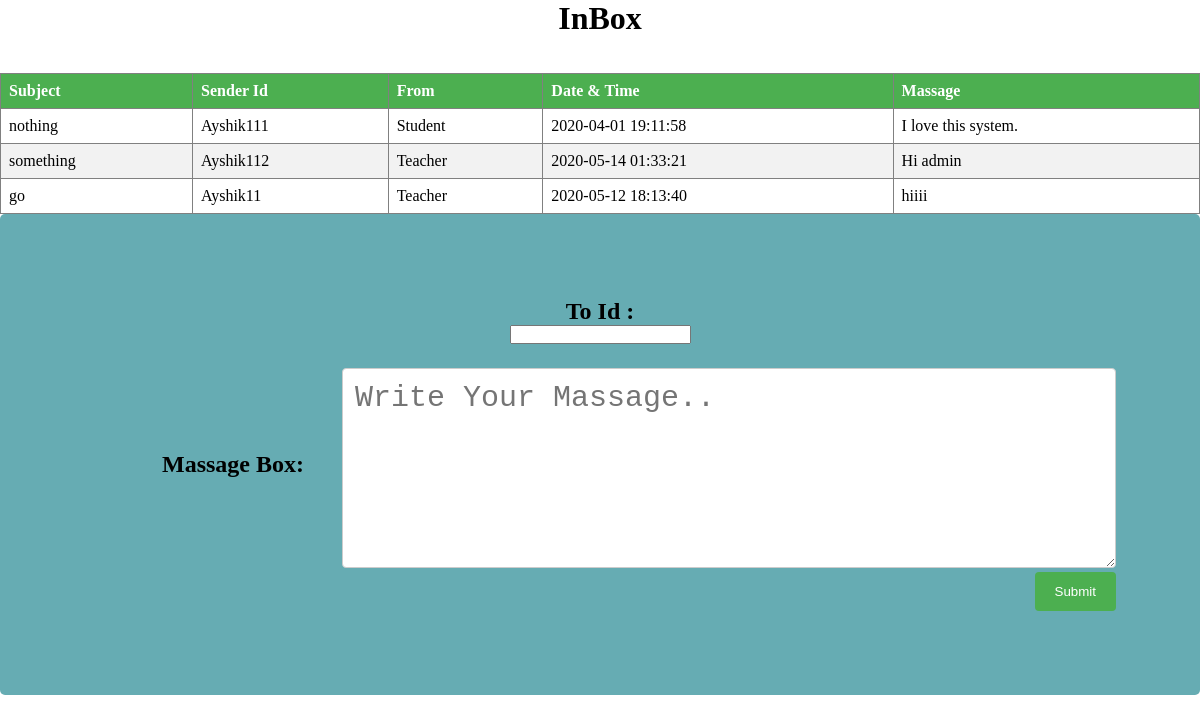
The page /views/Adash/views/Chatbox.php on the database its author committed.
### tables this page shows
CREATE TABLE `ainbox` (
  `Sl` int(100) NOT NULL,
  `Type` varchar(100) NOT NULL,
  `SenderId` varchar(100) NOT NULL,
  `Subject` varchar(200) NOT NULL,
  `Message` varchar(300) NOT NULL,
  `Date&Time` timestamp NOT NULL DEFAULT CURRENT_TIMESTAMP
);

### views/Adash/models/db_connect.php (called while the page is built, shortened)
<?php
	 $serverName="localhost";
	 $userName="root";
	 $password="";
	 $dbName="tm";
	function get($query)
	{
        $data=array();
		global $serverName,$userName,$password,$dbName;
		$conn = mysqli_connect( $serverName, $userName, $password, $dbName);
        $result=mysqli_query($conn,$query);
        if(mysqli_num_rows($result) > 0)
        {
            while($row = mysqli_fetch_assoc($result))
            {
                $entity=array();
                foreach($row as $k=>$v)
                {
                    $entity[$k] = $row[$k];
                }
                $data[] = $entity;
            }
        }
		return $data;
	}
?>

### views/Adash/controler/acont.php (called while the page is built, shortened)
<?php
  require_once '../models/db_connect.php';
	function getainbox()
	{
		$query ="SELECT * FROM ainbox";
		$products = get($query);
		return $products;
	}
?>

### views/Adash/views/Chatbox.php (the view, shortened to what this page needs)
<?php
	require '../controler/acont.php';
	$products = getainbox();
?>
<!DOCTYPE html>
<html>
<head>
</head>
<body>
<center><h1>InBox</h1><br><br></center>
<form  method="post" action="../controler/acont.php" enctype="multipart/form-data">
  <table id="table" border="1">
    <thead>
<th>Subject</th>
        <th>Sender Id</th>
      <th>From</th>
      <th>Date & Time</th>
      <th>Massage</th>
    </thead>
    <tbody>
      <?php
        foreach($products as $product)
        {
          echo "<tr>";
echo "<td>".$product["Subject"]."</td>";
              echo "<td>".$product["SenderId"]."</td>";
            echo "<td>".$product["Type"]."</td>";
              echo "<td>".$product["Date&Time"]."</td>";
            echo "<td>".$product["Message"]."</td>";
          echo "</tr>";
        }
      ?>
    </tbody>
  </table>
	 <div class="container">
	<center><h2>To Id :</h2><input type="text" name="fnamee" id="fname" required ><br><br></center>
		 <div class="row">
			 <div class="col-25">
				<h2> <label for="subject">Massage Box:</label><h2>
			 </div>
			 <div class="col-75">
				 <textarea id="subject" name="subject" placeholder="Write Your Massage.."  style="height:200px; font-size:30px;" required></textarea>
			 </div>
		 </div>
		 <div class="row">
			 <input type="submit" name="inserttext" value="Submit">
		 </div>
	 </div>
  </form>
</body>
</html>

### views/Adash/views/Chatbox.php (style rules this page uses)
table { border-collapse: collapse; width: 100%; }
th, td { text-align: left; padding: 8px; }
tr:nth-child(even) { background-color: #f2f2f2 }
th { background-color: #4CAF50; color: white; }
table tr:not(:first-child) { cursor: pointer;transition: all .25s ease-in-out; }
* { margin: 0; padding: 0; }
* { box-sizing: border-box; }
col-75.input[type=text], select, textarea { width: 100%; padding: 12px; border: 1px solid #ccc; border-radius: 4px; resize: vertical; }
label { padding: 83px 12px 21px 78px; display: inline-block; }
input[type=submit] { background-color: #4CAF50; color: white; padding: 12px 20px; border: none; border-radius: 4px; cursor: pointer; float: right; position:center; }
.container { border-radius: 5px; background: #66acb3; padding: 84px; }
.col-25 { float: left; width: 25%; margin-top: 6px; }
.col-75 { float: left; width: 75%; margin-top: 6px; }
.row:after { content: ""; display: table; clear: both; }

### rows shown on the page
ainbox: Subject "nothing", SenderId "Ayshik111", Type "Student", value "2020-04-01 19:11:58", Message "I love this system."
ainbox: Subject "something", SenderId "Ayshik112", Type "Teacher", value "2020-05-14 01:33:21", Message "Hi admin"
ainbox: Subject "go", SenderId "Ayshik11", Type "Teacher", value "2020-05-12 18:13:40", Message "hiiii"
